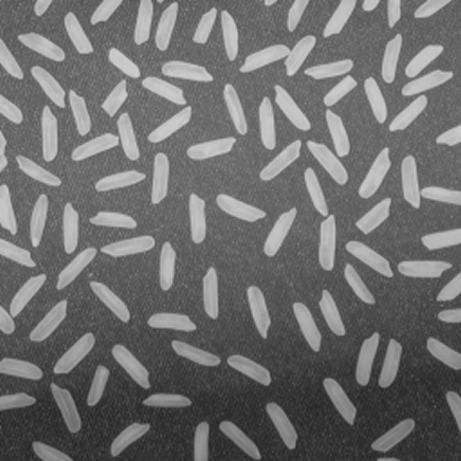
#> input picture Images/1_2_1.png, 461 x 461 px; its folder holds only this picture in this run
$ jupyter execute --allow-errors prj_week_1.ipynb   (older library calls are emulated)
#> lines starting #> are read from the running program, lines starting #| are printed output that depends on the picture; after the words box and inside, x2 and y2 are one past the last pixel; in counts of white or black regions, pixels touching at a corner belong together
## Project 1.2 Count Objects
Given a set of images in which several subjects are captured against a relatively uniform, possibly noisy background, count the number of objects in each image. The objective is to define a processing pipeline that works for all images. You should explain the common processing pipeline and the results achieved. All images from a scene should be processed using the same parameter values, if applicable.

<h3>1. Read image and convert to Gray levels image</h3>

[cell 1]
import cv2
import numpy as np
import math
import matplotlib.pyplot as plt
import seaborn as sns

Images = []
Result_Images = []
Gray_Images = []
for i in range(4):
      image = cv2.imread(f"./Images/1_2_{i+1}.png")
#> image is the input picture: shape (461, 461, 3); min 34, max 211, mean 110.8
      Images.append(image)

#> (the rest of this cell did not finish here and is left out)

<h3>2. Filter noise</h3>
<h4>a. Filter sinus noise using FFT (Fast Fourier transform)</h4>
"Loại bỏ cực đại địa phương, giữ lại cực đại trung tâm", "Tham số k tăng, mask lớn, thông tin giữ lại nhiều, bộ lọc thông thấp lọc ít tín hiệu nhiễu, ngược lại, k thấp lọc tốt hơn, nhưng mất mát ảnh hơn"

[cell 2]
sinus_image_filtered = []
for img in Gray_Images:
    # Compute the Fourier transform
    dft = cv2.dft(np.float32(img), flags= cv2.DFT_COMPLEX_OUTPUT)
    fshift = np.fft.fftshift(dft)
    magnitude_spectrum = 20 * np.log(cv2.magnitude(fshift[:, :, 0], fshift[:, :, 1])+1) # Compute the magnitude spectrum (phổ biên độ)

    # # plot the image and its spectrum
    # fig, ax = plt.subplots(1, 2, figsize=(12, 6))
    # ax[0].imshow(img, cmap='gray'), ax[0].set_title('Input Image'), ax[0].axis('off')
    # ax[1].imshow(magnitude_spectrum, cmap='viridis'), ax[1].set_title('Magnitude Spectrum'), ax[1].axis('off')
    # plt.show()

    # Set a cutoff frequency
    is_max = np.zeros_like(fshift, dtype=bool)
    crow, ccol = int(fshift.shape[0] / 2), int(fshift.shape[1] / 2)
    is_max[crow, ccol-8]=True  # Cực đại
    is_max[crow, ccol+8]=True  # Cực đại
    filtered_fshift = np.copy(fshift)
    filtered_fshift[is_max] = 0  # filtering

    # Compute the magnitude spectrum
    filtered_magnitude = 20 * np.log(cv2.magnitude(filtered_fshift[:, :, 0], filtered_fshift[:, :, 1])+1)
    # Compute the inverse Fourier transform
    dft_filtered = np.fft.ifftshift(filtered_fshift)
    img_back = cv2.idft(dft_filtered)
    img_back = cv2.magnitude(img_back[:, :, 0], img_back[:, :, 1])
    img_back = cv2.normalize(img_back, None, 0, 255, cv2.NORM_MINMAX).astype('uint8')

    # Apply Unsharp Mask to enhance details
    lowpass = cv2.GaussianBlur(img_back, (5, 5), 0)
    img_back = cv2.addWeighted(img_back, 0.6, lowpass, -0.2, 0)

    # plot the image and its spectrum
    fig, ax = plt.subplots(1, 2, figsize=(12, 6))
    ax[0].imshow(img_back, cmap='gray'), ax[0].set_title('Output Image'), ax[0].axis('off')
    ax[1].imshow(filtered_magnitude, cmap='viridis'), ax[1].set_title('Magnitude Spectrum'), ax[1].axis('off')
    plt.show()

    sinus_image_filtered.append(img_back)
#> this loop made 1 pass
#> pass 1, `magnitude_spectrum = 20 * np.log(cv2.magnitude(fshift[:, :, 0], fshift..`:
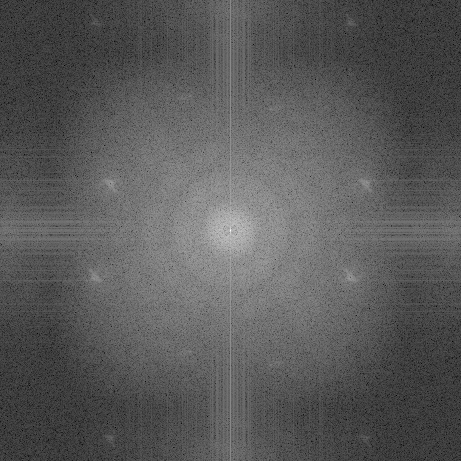
#> magnitude_spectrum: shape (461, 461) float32; min 21.85, max 339.5, mean 133.9; drawn with min black and max white
#> pass 1, `img_back = cv2.magnitude(img_back[:, :, 0], img_back[:, :, 1])`:
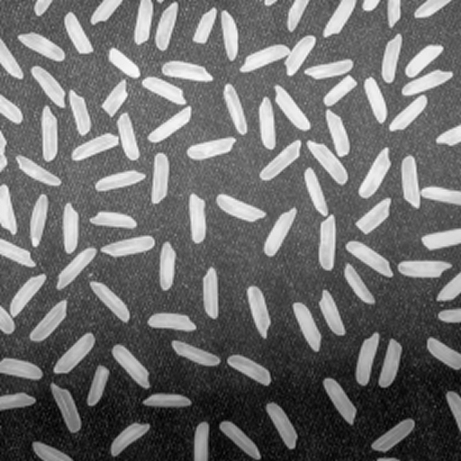
#> img_back: shape (461, 461) float32; min 7443027, max 44872936, mean 23542344; drawn with min black and max white
#> pass 1, `plt.show()`:
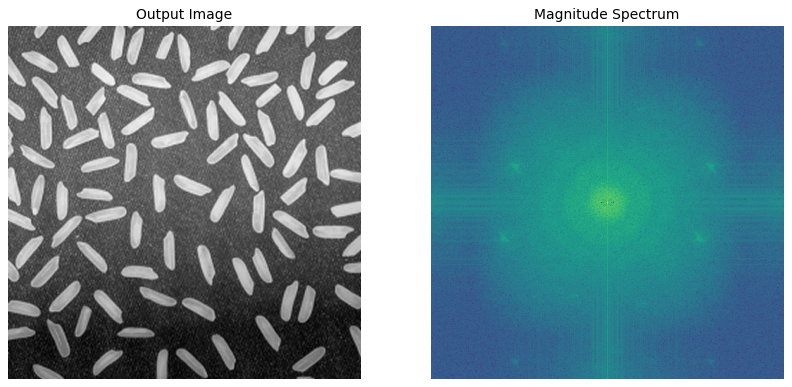
#> figure drawn by matplotlib, 2 panels
#> after the loop:
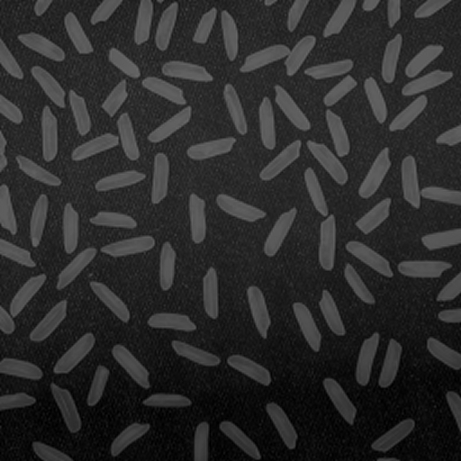
#> img_back: shape (461, 461); min 0, max 106, mean 43.7

<h4>b. Filter noise salt, pepper</h4>

[cell 3]
def show_img_hist(images):
    _, fg = plt.subplots(4, 2, figsize=(10, 10))
    for i, img in enumerate(images):
        sns.histplot(img.ravel(), color="k", ax=fg[i, 0])
        fg[i, 1].imshow(img, cmap="gray")
    plt.tight_layout()
    plt.show()

[cell 4]
filtered_image = []
for img in sinus_image_filtered:
    image = cv2.medianBlur(img, 5)
    filtered_image.append(image)

<h4>c. Laplace filter to sharpe edge</h4>

[cell 5]
laplacian_image = []
_, ax = plt.subplots(2, 2, figsize=(10, 10))

for i, img in enumerate(filtered_image):
    laplacian = cv2.Laplacian(img, cv2.CV_64F)
    laplacian = cv2.convertScaleAbs(laplacian)
    enhanced_laplacian = cv2.addWeighted(img, 0.9, laplacian,1.2, 0)
    ax[i // 2, i % 2].imshow(enhanced_laplacian, cmap="gray"), ax[i // 2, i % 2].axis("off")
    laplacian_image.append(enhanced_laplacian)
#> this loop made 1 pass
#> pass 1, `laplacian = cv2.Laplacian(img, cv2.CV_64F)`:
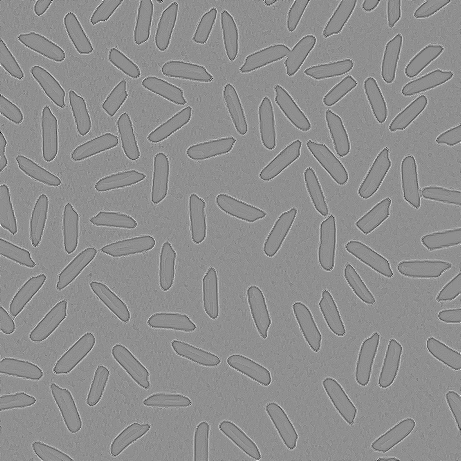
#> laplacian: shape (461, 461) float64; min -73, max 57, mean 0; drawn with min black and max white
#> pass 1, `laplacian = cv2.convertScaleAbs(laplacian)`:
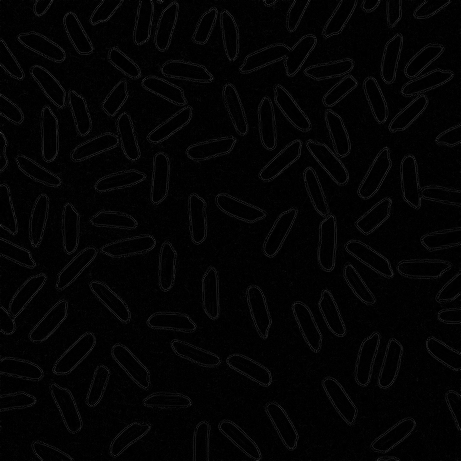
#> laplacian: shape (461, 461); min 0, max 73, mean 3.5
plt.tight_layout()
plt.show()

<h3>3. Normalize, adjust Brightness, equalize histogram,... </h3>
a. Normalize the image: 0 -> 255, cv2.NORM_MINMAX (x - min) / (max - min)<br>
b. Increase Brightness by using gamma correction

[cell 6]
normalized_image = []
for img in laplacian_image:
    normalized = cv2.normalize(img, None, 0, 255, cv2.NORM_MINMAX).astype('uint8')
    gamma = 0.25
    gamma_corrected = np.array(255*((img / 255) ** gamma), dtype = 'uint8')
    normalized_image.append(gamma_corrected)
#> this loop made 1 pass
#> pass 1, `normalized = cv2.normalize(img, None, 0, 255, cv2.NORM_MINMAX).astype(..`:
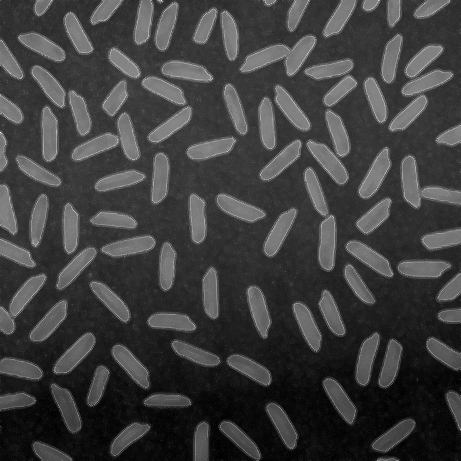
#> normalized: shape (461, 461); min 0, max 255, mean 62.7
#> pass 1, `gamma_corrected = np.array(255*((img / 255) ** gamma), dtype = 'uint8')`:
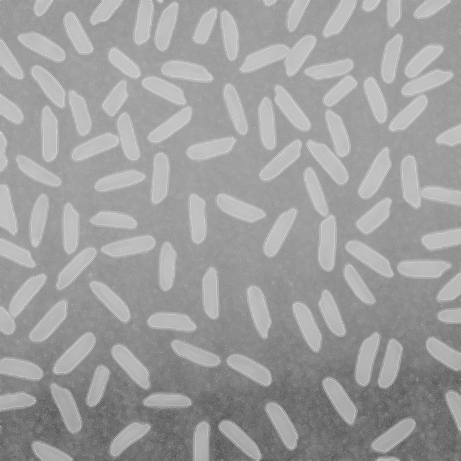
#> gamma_corrected: shape (461, 461); min 90, max 228, mean 157.9

<h3>4. Convert to Binary image (By using threshold function)</h3>

[cell 7]
binary_image = []
_, ax = plt.subplots(2, 2, figsize=(10, 10))
for i, img in enumerate(normalized_image):
    binary_img= cv2.threshold(img, 180, 255, cv2.THRESH_BINARY)[1]
    ax[i // 2, i % 2].imshow(binary_img, cmap="gray"), ax[i // 2, i % 2].axis("off")
    binary_image.append(binary_img)
#> this loop made 1 pass
#> pass 1, `binary_img= cv2.threshold(img, 180, 255, cv2.THRESH_BINARY)[1]`:
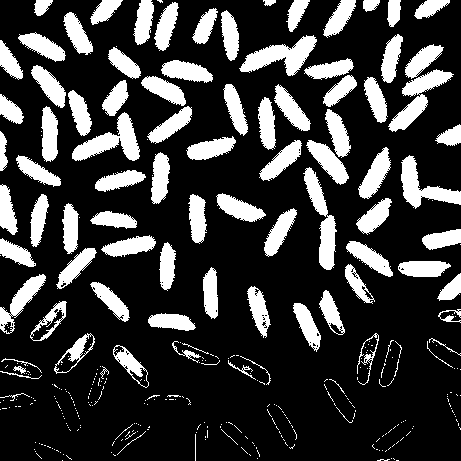
#> binary_img: shape (461, 461); 22.9% white; 354 white regions (259 under 20 px), largest, box (x1, y1, x2, y2) and area: (239, 35, 317, 76) 1430, (72, 112, 140, 161) 1393, (388, 69, 454, 132) 1345
plt.tight_layout()
plt.show()

<h3>5. Morphological operator on binary image (Opening, Closing)</h3>
Opening: Erision --> Dilation  (remove bridges, noise, small object, ..., but keep origin shape) <br>
Closing: Dilation --> Erision  (fill holes, keep origin shape)

[cell 8]
kernel1 = cv2.getStructuringElement(cv2.MORPH_RECT, (6, 6))
kernel2 = cv2.getStructuringElement(cv2.MORPH_RECT, (7, 7))

for img in binary_image:
    image = cv2.morphologyEx(img, cv2.MORPH_DILATE, kernel1)

    image = cv2.morphologyEx(image, cv2.MORPH_ERODE, kernel2)
#> this loop made 1 pass
#> pass 1, `image = cv2.morphologyEx(image, cv2.MORPH_ERODE, kernel2)`:
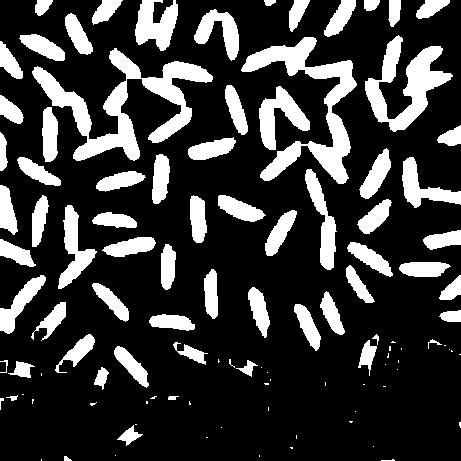
#> image: shape (461, 461); 22.5% white; 110 white regions (41 under 20 px), largest, box (x1, y1, x2, y2) and area: (32, 48, 213, 161) 5854, (241, 37, 357, 184) 4751, (365, 35, 453, 132) 3286
